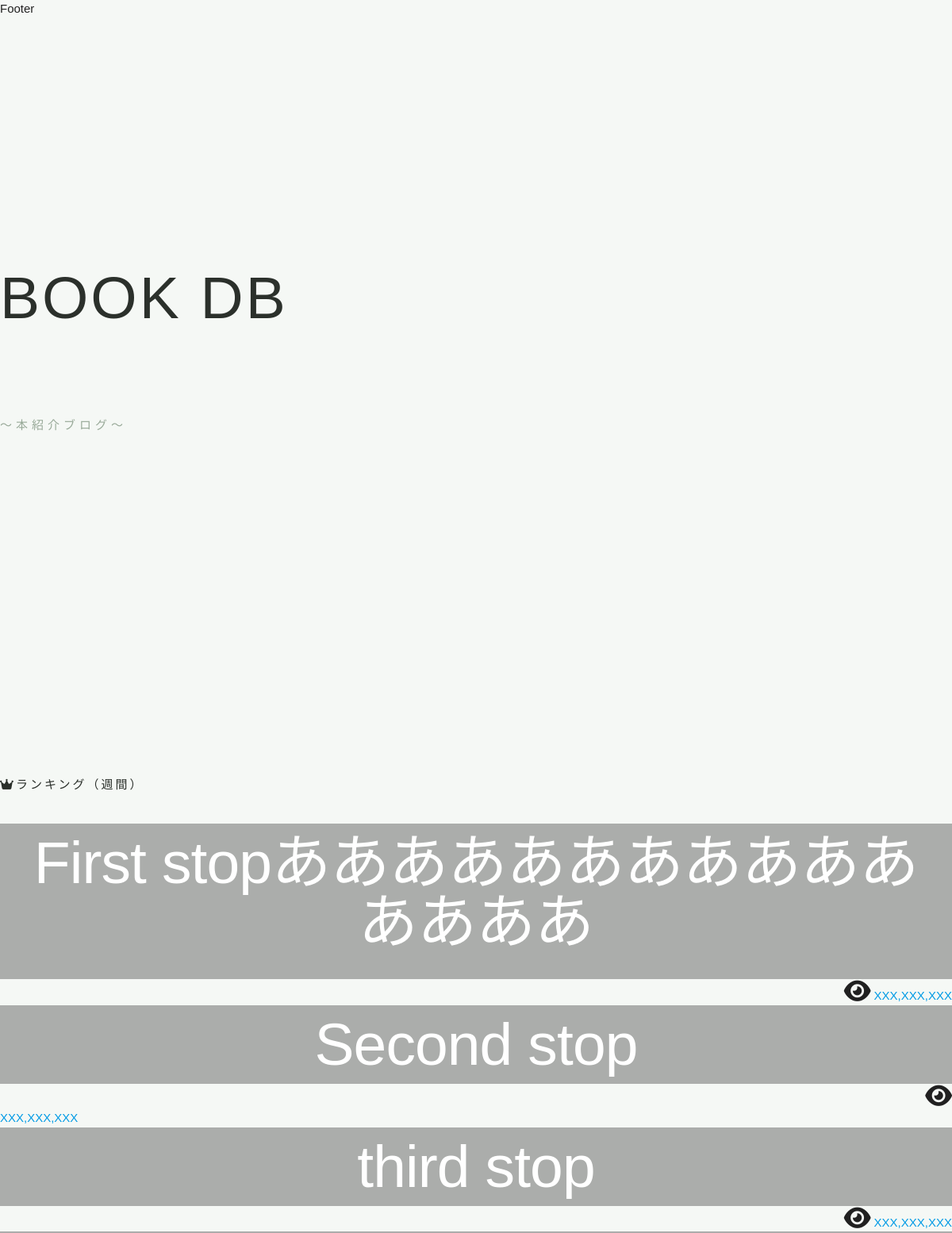
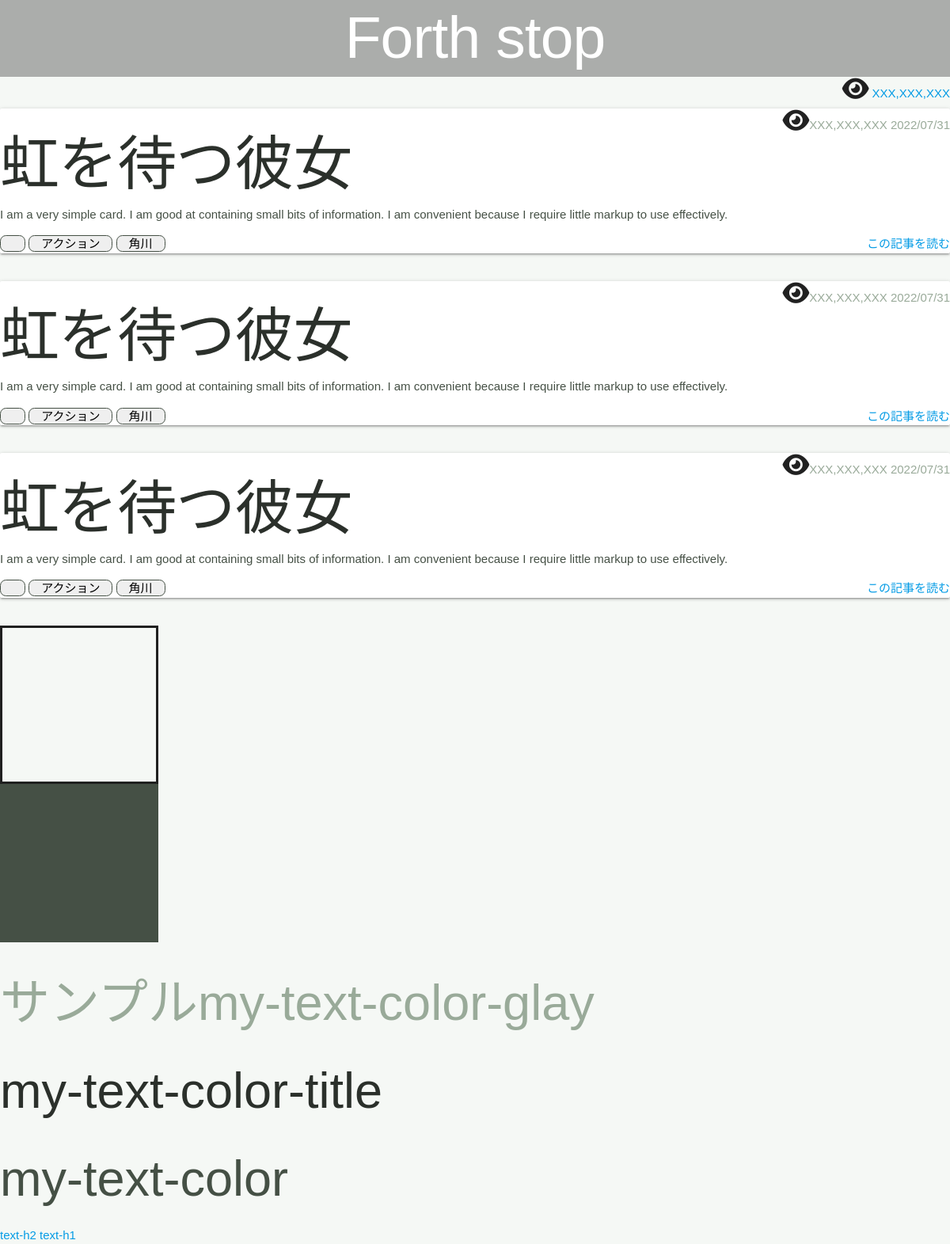
Page /book/quasar/ on the committed database (2 pictures, top to bottom).
### book/models.py (models this page shows, shortened)
class Book(models.Model):
    isbn13 = models.CharField(max_length=14,
                                validators=[MinLengthValidator(14, '文字数が一致していません。例）978-4167174033'),
                                            RegexValidator(r'[0-9]{3}[-][0-9]{10}', '形式に当てはまっていません。例）978-4167174033')], null=True, blank=True)
    title = models.CharField('タイトル', max_length=100, null=True, blank=True)
    pages = models.SmallIntegerField('ページ数', null=True, blank=True)
    issue = models.DateField('発行日', null=True, blank=True) # [発行日, y m d]
    post_day = models.DateField('投稿日', null=True, blank=True) # [投稿日, y m d]
    update_day = models.DateField('更新日', null=True, blank=True) # [投稿日, y m d]
    YOUTH_CHOICES = (('Y', 'Youth'),('O', 'Old'))
    youth_choices = models.CharField('青春/白秋', choices=YOUTH_CHOICES, max_length=10)
    series_info = models.ForeignKey("Series", verbose_name=("シリーズ情報"), on_delete=models.CASCADE, null=True, blank=True)
    author_info = models.ForeignKey("Author", verbose_name=("著者情報"), on_delete=models.CASCADE, null=True, blank=True)
    category_info = models.ForeignKey("Category", verbose_name=("カテゴリー情報"), blank=True,null=True,on_delete=models.CASCADE)
    publisher_info = models.ForeignKey("Publisher", verbose_name=("出版社情報"), on_delete=models.CASCADE, null=True, blank=True)
    publisher_label_info = models.ForeignKey("Publisher_label", verbose_name=("レーベル"), on_delete=models.CASCADE, null=True, blank=True)
    contents = models.TextField("コンテンツ", null=True, blank=True)
    contents_synopsis =  models.TextField("あらすじ", null=True, blank=True)
    fin = models.BooleanField('完読', null=True, blank=True)
    amazon_url = models.CharField('アマゾンURL', max_length=1000, null=True, blank=True)

class Category(models.Model):
    CATEGORY_CHOICES = (('action', 'アクション'),('adventure', 'アドベンチャー'),('youth', '青春'),('love', '恋愛'),('sf', 'SF'),('history', '時代'),('mystery', 'ミステリー'),('comedy', 'コメディー'), ('horror', 'ホラー'))
    CATEGORYENG_CHOICES = (('action_eng', 'action'), ('adventure_eng', 'adventure'), ('youth_eng', 'youth'), ('love_eng', 'love'), ('sf_eng', 'sf'), ('history_eng', 'history'), ('mystery_eng', 'mystery'), ('comedy_eng', 'comedy'), ('horror_eng', 'horror'))
    COLOR_CHOICES = (('red', 'red'), ('orange','orange'),('blue', 'blue'), ('pink', 'pink'),('info','info'), ('green', 'green'), ('purple', 'purple'), ('warning','warning'),('dark', 'dark'))
    category = models.CharField("カテゴリー", choices=CATEGORY_CHOICES, max_length=20, default=None) # 追加していく-----------
    category_eng = models.CharField("カテゴリーeng", choices=CATEGORYENG_CHOICES ,max_length=20, null=True, blank=True) # 追加していく-----------
    color = models.CharField("色", choices=COLOR_CHOICES, max_length=20)
    color_hex = models.CharField("色_hex値", max_length=20,  blank=True)
    contents = models.TextField("コンテンツ", blank=True)
    contents_keyword = models.TextField("キーワード", blank=True)
    post_day = models.DateField('投稿日', null=True) # [発行日, y m d]

class Publisher(models.Model):
    publisher = models.CharField('出版社', max_length=50)
    publisher_eng = models.CharField('出版社_eng', max_length=50, blank=True, null=True)
    contents = models.TextField("コンテンツ")
    incorporated = models.DateField('設立日')
    post_day = models.DateField('投稿日', null=True) # [発行日, y m d]
    def __str__(self):
        return self.publisher

### book/views.py (the view)
# urls.py: path('quasar/', views.TopquasarView.as_view(), name="top_quasar"),
class TopquasarView(MyListView): # TopView
    model = Book
    template_name = 'book/base_quasar.html'
    def get_context_data(self, *args, **kwargs):
        context = super().my_get_context_data(self, *args, **kwargs)
        return context
    def get_queryset(self):
        q = Book.objects.all().order_by("post_day")
        return q

### book/views.py (called while the page is built, shortened)
    def my_get_data(self, *args, **kwargs):
        request = get_request()
        get_data = {}
        get_data['url_sub'] = None
        get_data['url_main'] = None
        url_path = request.path
        url_split = url_path.split('/')
        url_dict = {}
        flag = 0
        url_path = "{0}://{1}/".format(request.scheme, request.get_host())
        get_data['contents'] = None
        get_data['book_info'] = None
        get_data['category_info'] = None
        get_data['author_info'] = None
        get_data['publisher_info'] = None
        return get_data

    def my_get_context_data(self, *args, **kwargs):
        context = super().get_context_data()
        get_data = self.my_get_data(self, **kwargs)
        try:
            context['contents'] = get_data['contents']
            context['book_info'] = get_data['book_info']
            context['category_info'] = get_data['category_info']
            context['author_info'] = get_data['author_info']
            context['publisher_info'] = get_data['publisher_info']
        except:
            pass
        context['view'] = [1,1,1,1,1] # [ブログ紹介, メインコンテンツ+サイドバー, メインコンテンツのみ, トピックス]
        return context

### book/templates/book/base_quasar.html (shortened to what this page needs)
{% load static %}<!doctype html>
<html lang="ja">
  <head>
    <link href="https://use.fontawesome.com/releases/v6.1.1/css/all.css" rel="stylesheet" type="text/css">
    <link href="https://cdn.jsdelivr.net/npm/animate.css@^4.0.0/animate.min.css" rel="stylesheet" type="text/css">
    <link href="https://cdn.jsdelivr.net/npm/quasar@2.7.5/dist/quasar.prod.css" rel="stylesheet" type="text/css">
    <link href={% static "css/my-css-new.css" %} rel="stylesheet">
  </head>
  <body class="my-bg-color">
    <div>
      <div id="app" style="min-height: 100vh;">
        <div>
          <q-layout view="lHh lpr lFf" container style="height: 100vh;" class="shadow-2 rounded-borders">
            <q-footer>
              <q-toolbar>
                <q-toolbar-title>Footer</q-toolbar-title>
              </q-toolbar>
            </q-footer>
            <q-page-container>
          <div class="my-container-max-width" style="height: 30vh;"></div>
          <div class="q-py-xl my-container-max-width">
            <div class="q-pa-sm text-h2">
            <p class="text-center q-qt-xs q-mx-auto text-weight-bold text-h1_5 my-text-color-title" style="letter-spacing:3px;">BOOK DB</p></br>
            <p class="text-center q-qt-xs q-mx-auto text-weight-bold text-h3 my-text-color-glay" style="letter-spacing:5px;">～本紹介ブログ～</p>
            </div>
          </div>
          <div class="my-container-max-width" style="height: 50vh;"></div>
           <div class="my-container-max-width q-pb-xl">
            <p class="q-qt-xs q-mx-auto text-h2 my-text-color-title" style="letter-spacing:3px;"><i class="fa-solid fa-crown"></i>ランキング（週間）</p></br>
            <div id="carousel" style="min-height:50vh;">
              <div class="q-pa-md">
                <q-carousel
                  v-model="slide"
                  :autoplay="autoplay"
                  swipeable
                  animated
                  :control-type="controlType"
                  control-color=""
                  navigation
                  padding
                  arrows
                  height="500px"
                  class="text-gleen rounded-borders my-bg-color-glay text-white shadow-1 rounded-borders"
                  navigation-position="top"
                  ref="secand"
                  infinite
                >
                  <q-carousel-slide class="column no-wrap flex-center" name="first" img-src="https://cdn.quasar.dev/img/mountains.jpg">
                    <div class="absolute-bottom custom-caption">
                      <div class="text-h1_5">First stopあああああああああああああああ</div>
                    </div>
                    <div class="absolute-bottom q-pr-xs"  style="text-align: end;">
                        <i class="q-ml-auto fa-solid fa-eye q-pr-md fa-2x"></i>
                        <a class="text-h4">XXX,XXX,XXX</a>
                    </div>
                  </q-carousel-slide>
                  <q-carousel-slide class="column no-wrap flex-center" name="secand" img-src="https://cdn.quasar.dev/img/parallax1.jpg">
                    <div class="absolute-bottom custom-caption">
                      <div class="text-h1_5">Second stop</div>
                    </div>
                    <div class="absolute-bottom q-pr-xs"  style="text-align: end;">
                      <i class="q-ml-auto fa-solid fa-eye q-pr-md fa-2x"></i>
                    </div>
                    <div>
                      <a class="text-h4">XXX,XXX,XXX</a>
                    </div>
                  </q-carousel-slide>
                  <q-carousel-slide class="column no-wrap flex-center" name="third" img-src="https://cdn.quasar.dev/img/parallax2.jpg">
                    <div class="absolute-bottom custom-caption">
                      <div class="text-h1_5">third stop</div>
                    </div>
                    <div class="absolute-bottom q-pr-xs" style="text-align: end;">
                      <i class="q-ml-auto fa-solid fa-eye q-pr-md fa-2x"></i>
                      <a class="text-h4">XXX,XXX,XXX</a>
                    </div>
                  </q-carousel-slide>
                  <q-carousel-slide class="column no-wrap flex-center" name="forth" img-src="https://cdn.quasar.dev/img/quasar.jpg">
                    <div class="absolute-bottom custom-caption">
                      <div class="text-h1_5">Forth stop</div>
                    </div>
                    <div class="absolute-bottom q-pr-xs"  style="text-align: end;">
                      <i class="q-ml-auto fa-solid fa-eye q-pr-md fa-2x"></i>
                      <a class="text-h4">XXX,XXX,XXX</a>
                    </div>
                  </q-carousel-slide>
                </q-carousel>
              </div>
            </div>
          </div>
        <div class="my-container-max-width">
          {% with ''|center:3 as range %}
          {% for _ in range %}
          <div class="row justify-center">
            <div class="col-9 s12 m6 col-md-auto">
              <div class="card">
                <div class="q-px-xl q-pb-xl">
                  <div style="text-align: end;" class="q-py-md">
                    <i class="q-ml-auto fa-solid fa-eye q-pr-md fa-2x"></i><a class="text-h4 my-text-color-glay">XXX,XXX,XXX</a>
                    <a class="text-h4 q-pl-lg my-text-color-glay">2022/07/31</a>
                  </div>
                  <span class="activator my-text-color-title text-h1_5">
                    {{ book_list.1.title | safe }}
                  </span>
                  <p class="my-text-color text-h2 q-py-lg">I am a very simple card. I am good at containing small bits of information. I am convenient because I require little markup to use effectively.</p>
                  <div class="text-h3 q-py-lg">
                    <span class="rounded q-px-md">
                      <form class="d-inline-block" action="{% url 'book:book' %}" method="post">{% csrf_token %}
                        <input type="submit" class="text-decoration-none px-10 mb-1 d-inline-block my-border-1 rounded-05 btn-dark" href="{% url "book:book" %}" value="{{ book_list.1.Author_info }}">
                      </form>
                    </span>
                    <span class="q-px-md">
                      <form class="d-inline-block" action="{% url 'book:book' %}" method="post">{% csrf_token %}
                        <input type="submit" class="text-white text-decoration-none px-10 d-inline-block my-border-1 rounded-05 btn-{{ book_list.1.category_info.color }}" href="{% url "book:book" %}" value="{{ book_list.1.category_info.get_category_display}}">
                      </form>
                    </span>
                    <span class="q-px-md">
                      <form class="d-inline-block" action="{% url 'book:book' %}" method="post">{% csrf_token %}
                        <input type="submit" class="text-decoration-none px-10 mb-1 d-inline-block my-border-1 rounded-05 btn-dark" href="{% url "book:book" %}" value="{{ book_list.1.publisher_info}}">
                      </form>
                    </span>
                    <span>
                      <a style="float: right;" class="text-h3 q-mr-none q-my-lg q-py-lg" href="#">この記事を読む</a>
                    </span>
                  </div>
                </div>
              </div>
            </div>
          </div>
          {% endfor %}
          {% endwith %}
        </div>
        <div style="width: 200px; height:200px; border: solid;" class="my-bg-color"></div>
        <div style="width: 200px; height:200px;" class="my-bg-color-glay"></div>
        <h1 class="my-text-color-glay">サンプルmy-text-color-glay</h1>
        <h1 class="my-text-color-title">my-text-color-title</h1>
        <h1 class="my-text-color">my-text-color</h1>
        <a class="text-h2">text-h2</a>
        <a class="text-h1">text-h1</a>
            </div>
</div>
</div>
<link rel="stylesheet" href="https://cdnjs.cloudflare.com/ajax/libs/materialize/1.0.0/css/materialize.min.css">
  </body>
</html>

### book/static/css/my-css-new.css (style rules this page uses)
.d-inline-block { display: inline-block !important; }
.text-decoration-none { text-decoration: none !important; }
.px-10 { padding-left: 1.0rem !important; padding-right: 1.0rem !important; }
.rounded-05 { border-radius: 0.5rem !important; }
.my-border-1 { border: 1px solid #455045 !important; }

### rows in the picture
Book: title "虹を待つ彼女" "虹を待つ彼女" "虹を待つ彼女", category_info.category "アクション" "アクション" "アクション", publisher_info.publisher "角川" "角川" "角川"
